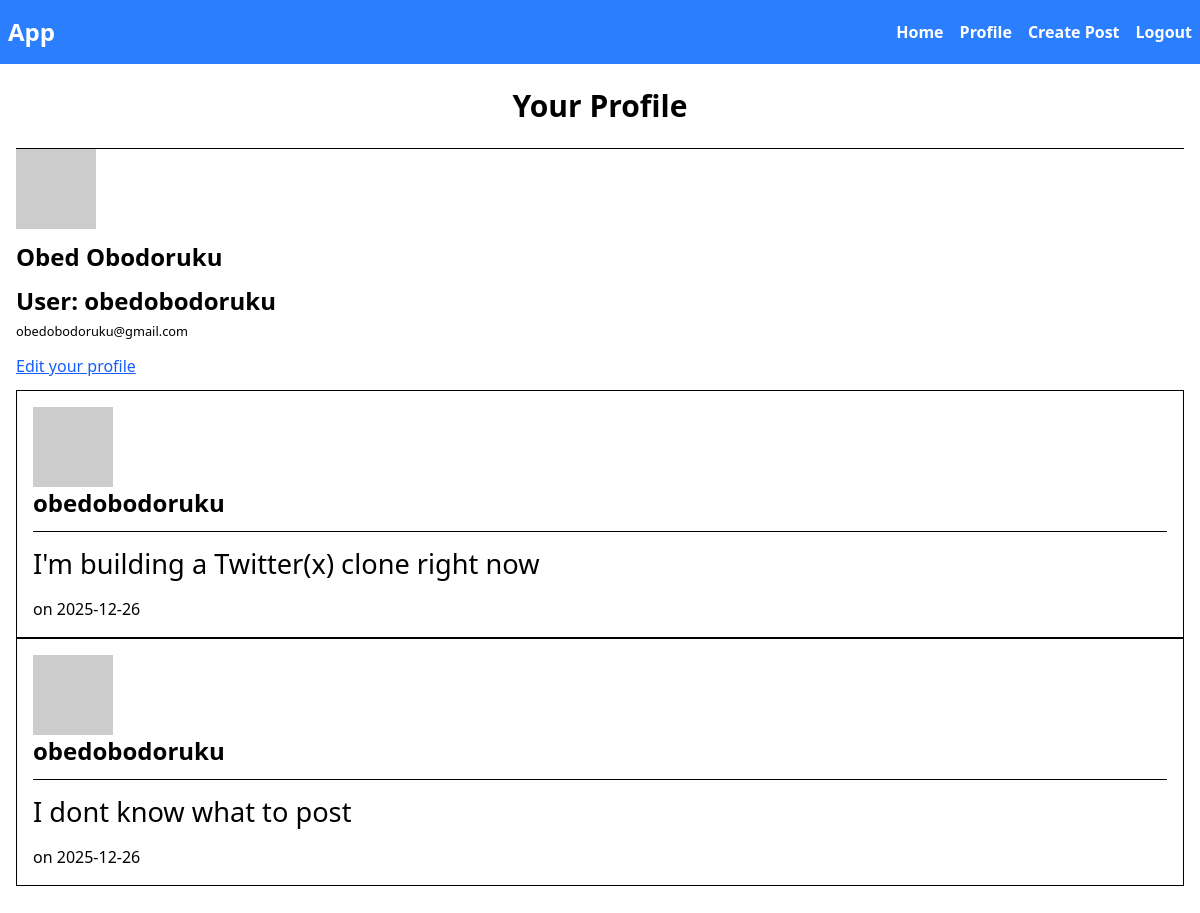
Page /user (signed in) on the committed database.
### app/models.py (models this page shows, shortened)
class User(db.Model, UserMixin):
    id = db.Column(db.Integer, primary_key=True)
    username = db.Column(db.String(150), unique=True, nullable=False)
    name = db.Column(db.String(150), default="user")
    email = db.Column(db.String(150), unique=True, nullable=False)
    password = db.Column(db.String(200), nullable=False)
    posts = db.relationship("Post", backref="user", lazy=True)
    replies = db.relationship(
        "Reply",
        backref="user",
        lazy=True,
        cascade="all, delete-orphan"
    )
    def avatar(self, size):
        digest = md5(self.email.lower().encode('utf-8')).hexdigest()
        return f'https://www.gravatar.com/avatar/{digest}?d=identicon&s={size}'

class Post(db.Model):
    id = db.Column(db.Integer, primary_key=True)
    content = db.Column(db.Text, nullable=False)
    date_posted = db.Column(db.DateTime, nullable=False, default=datetime.utcnow)
    user_id = db.Column(db.Integer, db.ForeignKey("user.id"), nullable=False)
    replies = db.relationship("Reply", backref="post", lazy=True, cascade="all, delete-orphan")

### app/routes.py (the view)
@app.route("/user", methods=["GET", "POST"])
@login_required
def account():
    user = User.query.filter_by(username=current_user.username).first_or_404()
    posts = Post.query.filter_by(user=user).all()
    return render_template("account.html",user=user, posts=posts, title=f"{current_user.username}'s Account", )

### app/models.py (called while the page is built)
@login_manager.user_loader
def load_user(user_id):
    return User.query.get(int(user_id))

### app/templates/account.html
{% extends "layout.html" %}
{% block body %}
    <div class="mb-7">
        <div>
            <h1 class="text-center text-3xl font-extrabold my-6">Your Profile</h1>
            <hr>
            <div>
                <img src="{{ current_user.avatar(128) }}" alt="User avatar">
                <h4 class="my-3 text-2xl font-bold">{{ current_user.name }}</h4>
                <h3 class="mt-3 text-[1.3rem]"><span class="text-2xl font-bold mb-3">User: {{ current_user.username }}</span></h3>
                <small>{{ current_user.email }}</small>
            </div>
            <div class="my-3">
                <a class="text-blue-600 underline" href="{{ url_for('edit_profile') }}">Edit your profile</a>
            </div>
            {% for post in posts %}
                <div class="border border-black p-4">
                    <div>
                        <img src="{{ post.user.avatar(36) }}" alt="user pfp" />
                        <h4 class="text-2xl font-bold mb-3">{{ current_user.username }}</h4>
                    </div>
                <hr>
                <div class="my-3">
                    <p class="text-[1.7rem]">{{ post.content }}</p>
                </div>
                <div>
                    <span>
                        on {{ post.date_posted.strftime('%Y-%m-%d') if post.date_posted else 'N/A' }}
                    </span>
                </div>
            </div>
            {% endfor %}
        </div>
    </div>
{% endblock %}

### rows in the picture
User: name "Obed Obodoruku", username "obedobodoruku", email "obedobodoruku@gmail.com"
Post: content "I'm building a Twitter(x) clone right now", date_posted "2025-12-26"
Post: content "I dont know what to post", date_posted "2025-12-26"
